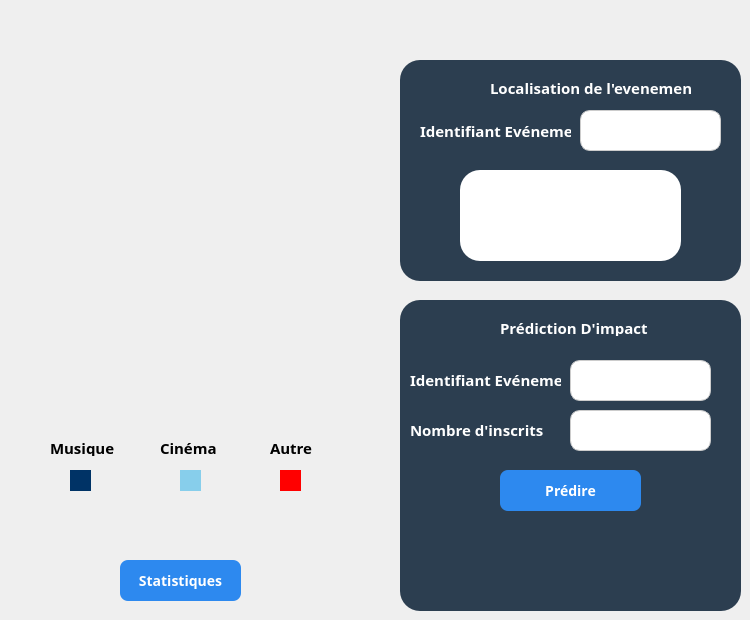
      <widget class="QWidget" name="Fonctionnalites">
       <attribute name="title">
        <string>Fonctionnalités</string>
       </attribute>
       <widget class="QFrame" name="frame_7">
        <property name="geometry">
         <rect>
          <x>400</x>
          <y>300</y>
          <width>341</width>
          <height>311</height>
         </rect>
        </property>
        <property name="styleSheet">
         <string notr="true">QFrame {
background-color : #2C3E50;
 border-radius: 20px
}</string>
        </property>
        <property name="frameShape">
         <enum>QFrame::Shape::StyledPanel</enum>
        </property>
        <property name="frameShadow">
         <enum>QFrame::Shadow::Raised</enum>
        </property>
        <widget class="QLabel" name="label_37">
         <property name="geometry">
          <rect>
           <x>100</x>
           <y>20</y>
           <width>161</width>
           <height>16</height>
          </rect>
         </property>
         <property name="font">
          <font>
           <family>Bahnschrift</family>
           <pointsize>11</pointsize>
           <bold>true</bold>
          </font>
         </property>
         <property name="styleSheet">
          <string notr="true">color: rgb(255, 255, 255);</string>
         </property>
         <property name="text">
          <string>Prédiction D'impact </string>
         </property>
        </widget>
        <widget class="QLineEdit" name="Id_Evenement">
         <property name="geometry">
          <rect>
           <x>170</x>
           <y>60</y>
           <width>141</width>
           <height>41</height>
          </rect>
         </property>
         <property name="styleSheet">
          <string notr="true">QLineEdit {
    border: 1px solid #ccc;
    border-radius: 10px;
    padding: 8px;
    font-size: 12px;
}
QLineEdit:focus {
    border: 1px solid #2D89EF;
    background-color: #FFFFFF;
}</string>
         </property>
        </widget>
        <widget class="QLabel" name="label_40">
         <property name="geometry">
          <rect>
           <x>10</x>
           <y>69</y>
           <width>151</width>
           <height>21</height>
          </rect>
         </property>
         <property name="font">
          <font>
           <family>Bahnschrift</family>
           <pointsize>11</pointsize>
           <bold>true</bold>
          </font>
         </property>
         <property name="styleSheet">
          <string notr="true">color: rgb(255, 255, 255);</string>
         </property>
         <property name="text">
          <string>Identifiant Evénement</string>
         </property>
        </widget>
        <widget class="QLabel" name="label_41">
         <property name="geometry">
          <rect>
           <x>10</x>
           <y>119</y>
           <width>151</width>
           <height>21</height>
          </rect>
         </property>
         <property name="font">
          <font>
           <family>Bahnschrift</family>
           <pointsize>11</pointsize>
           <bold>true</bold>
          </font>
         </property>
         <property name="styleSheet">
          <string notr="true">color: rgb(255, 255, 255);</string>
         </property>
         <property name="text">
          <string>Nombre d'inscrits</string>
         </property>
        </widget>
        <widget class="QLineEdit" name="NombreP">
         <property name="geometry">
          <rect>
           <x>170</x>
           <y>110</y>
           <width>141</width>
           <height>41</height>
          </rect>
         </property>
         <property name="styleSheet">
          <string notr="true">QLineEdit {
    border: 1px solid #ccc;
    border-radius: 10px;
    padding: 8px;
    font-size: 12px;
}
QLineEdit:focus {
    border: 1px solid #2D89EF;
    background-color: #FFFFFF;
}</string>
         </property>
        </widget>
        <widget class="QPushButton" name="Prediction">
         <property name="geometry">
          <rect>
           <x>100</x>
           <y>170</y>
           <width>141</width>
           <height>41</height>
          </rect>
         </property>
         <property name="font">
          <font>
           <family>Bahnschrift</family>
           <pointsize>-1</pointsize>
           <bold>true</bold>
          </font>
         </property>
         <property name="autoFillBackground">
          <bool>false</bool>
         </property>
         <property name="styleSheet">
          <string notr="true">QPushButton {
    background-color: #2D89EF;
    color: white;
    border-radius: 8px;
    padding: 10px;
    font-size: 14px;
}
QPushButton:hover {
    background-color: #1E5BB8;
}
QPushButton:pressed {
    background-color: #FFFFFF;
}
</string>
         </property>
         <property name="text">
          <string>Prédire</string>
         </property>
        </widget>
        <widget class="QLabel" name="Dioxyde">
         <property name="geometry">
          <rect>
           <x>60</x>
           <y>230</y>
           <width>231</width>
           <height>71</height>
          </rect>
         </property>
         <property name="font">
          <font>
           <family>Bahnschrift</family>
           <pointsize>12</pointsize>
           <bold>true</bold>
          </font>
         </property>
         <property name="styleSheet">
          <string notr="true">color: rgb(255, 255, 255);</string>
         </property>
         <property name="text">
          <string/>
         </property>
        </widget>
       </widget>
       <widget class="QFrame" name="frame_8">
        <property name="geometry">
         <rect>
          <x>400</x>
          <y>60</y>
          <width>341</width>
          <height>221</height>
         </rect>
        </property>
        <property name="styleSheet">
         <string notr="true">QFrame {
background-color : #2C3E50;
 border-radius: 20px
}</string>
        </property>
        <property name="frameShape">
         <enum>QFrame::Shape::StyledPanel</enum>
        </property>
        <property name="frameShadow">
         <enum>QFrame::Shadow::Raised</enum>
        </property>
        <widget class="QLabel" name="label_42">
         <property name="geometry">
          <rect>
           <x>90</x>
           <y>20</y>
           <width>201</width>
           <height>16</height>
          </rect>
         </property>
         <property name="font">
          <font>
           <family>Bahnschrift</family>
           <pointsize>11</pointsize>
           <bold>true</bold>
          </font>
         </property>
         <property name="styleSheet">
          <string notr="true">color: rgb(255, 255, 255);</string>
         </property>
         <property name="text">
          <string>Localisation de l'evenement</string>
         </property>
        </widget>
        <widget class="QLineEdit" name="lineEdit_2">
         <property name="geometry">
          <rect>
           <x>180</x>
           <y>50</y>
           <width>141</width>
           <height>41</height>
          </rect>
         </property>
         <property name="styleSheet">
          <string notr="true">QLineEdit {
    border: 1px solid #ccc;
    border-radius: 10px;
    padding: 8px;
    font-size: 12px;
}
QLineEdit:focus {
    border: 1px solid #2D89EF;
    background-color: #FFFFFF;
}</string>
         </property>
        </widget>
        <widget class="QLabel" name="label_43">
         <property name="geometry">
          <rect>
           <x>20</x>
           <y>60</y>
           <width>151</width>
           <height>21</height>
          </rect>
         </property>
         <property name="font">
          <font>
           <family>Bahnschrift</family>
           <pointsize>11</pointsize>
           <bold>true</bold>
          </font>
         </property>
         <property name="styleSheet">
          <string notr="true">color: rgb(255, 255, 255);</string>
         </property>
         <property name="text">
          <string>Identifiant Evénement</string>
         </property>
        </widget>
        <widget class="QGraphicsView" name="Map">
         <property name="geometry">
          <rect>
           <x>60</x>
           <y>110</y>
           <width>221</width>
           <height>91</height>
          </rect>
         </property>
         <property name="styleSheet">
          <string notr="true">background-color: rgb(255, 255, 255);</string>
         </property>
        </widget>
       </widget>
       <widget class="QLabel" name="label_54">
        <property name="geometry">
         <rect>
          <x>180</x>
          <y>470</y>
          <width>21</width>
          <height>21</height>
         </rect>
        </property>
        <property name="styleSheet">
         <string notr="true">QLabel {
	background-color : #87CEEB;
}</string>
        </property>
        <property name="text">
         <string/>
        </property>
       </widget>
       <widget class="QLabel" name="label_55">
        <property name="geometry">
         <rect>
          <x>160</x>
          <y>440</y>
          <width>61</width>
          <height>16</height>
         </rect>
        </property>
        <property name="font">
         <font>
          <family>Rockwell</family>
          <pointsize>11</pointsize>
          <bold>true</bold>
         </font>
        </property>
        <property name="styleSheet">
         <string notr="true">QLabel {
	color : #000000;
}</string>
        </property>
        <property name="text">
         <string>Cinéma</string>
        </property>
       </widget>
       <widget class="QLabel" name="label_56">
        <property name="geometry">
         <rect>
          <x>270</x>
          <y>440</y>
          <width>49</width>
          <height>16</height>
         </rect>
        </property>
        <property name="font">
         <font>
          <family>Rockwell</family>
          <pointsize>11</pointsize>
          <bold>true</bold>
         </font>
        </property>
        <property name="styleSheet">
         <string notr="true">QLabel {
	color : #000000;
}</string>
        </property>
        <property name="text">
         <string>Autre</string>
        </property>
       </widget>
       <widget class="QLabel" name="label_57">
        <property name="geometry">
         <rect>
          <x>280</x>
          <y>470</y>
          <width>21</width>
          <height>21</height>
         </rect>
        </property>
        <property name="styleSheet">
         <string notr="true">QLabel {
	background-color : #FF0000;
}</string>
        </property>
        <property name="text">
         <string/>
        </property>
       </widget>
       <widget class="QLabel" name="label_58">
        <property name="geometry">
         <rect>
          <x>50</x>
          <y>440</y>
          <width>71</width>
          <height>16</height>
         </rect>
        </property>
        <property name="font">
         <font>
          <family>Rockwell</family>
          <pointsize>11</pointsize>
          <bold>true</bold>
         </font>
        </property>
        <property name="styleSheet">
         <string notr="true">QLabel {
	color : #000000;
}</string>
        </property>
        <property name="text">
         <string>Musique</string>
        </property>
       </widget>
       <widget class="QLabel" name="label_59">
        <property name="geometry">
         <rect>
          <x>70</x>
          <y>470</y>
          <width>21</width>
          <height>21</height>
         </rect>
        </property>
        <property name="font">
         <font>
          <family>Rockwell</family>
          <pointsize>11</pointsize>
          <bold>true</bold>
         </font>
        </property>
        <property name="styleSheet">
         <string notr="true">QLabel {
	background-color: #003366;
}</string>
        </property>
        <property name="text">
         <string/>
        </property>
       </widget>
       <widget class="QPushButton" name="Statistiques_2">
        <property name="geometry">
         <rect>
          <x>120</x>
          <y>560</y>
          <width>121</width>
          <height>41</height>
         </rect>
        </property>
        <property name="font">
         <font>
          <family>Bahnschrift</family>
          <pointsize>-1</pointsize>
          <bold>true</bold>
         </font>
        </property>
        <property name="autoFillBackground">
         <bool>false</bool>
        </property>
        <property name="styleSheet">
         <string notr="true">QPushButton {
    background-color: #2D89EF;
    color: white;
    border-radius: 8px;
    padding: 10px;
    font-size: 14px;
}
QPushButton:hover {
    background-color: #1E5BB8;
}
QPushButton:pressed {
    background-color: #FFFFFF;
}
</string>
        </property>
        <property name="text">
         <string>Statistiques</string>
        </property>
       </widget>
      </widget>
